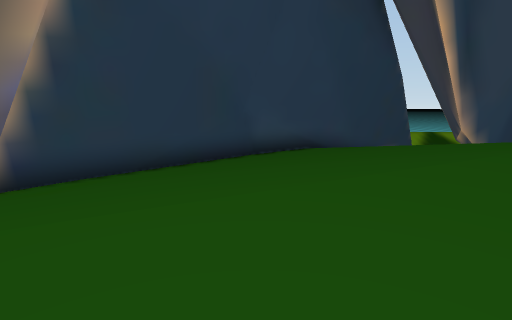
View 1 (above)

13 first-person views from a walk through a 3-D level made in the Unity game engine. The camera is 1.5 m above the floor, tilts 8° down and sees 70° across. The floor is counted in squares, 1 m on a side. Each view is taken from the middle of a square. On the plan, view 1 faces up. The plan holds only what a view shows up to about 16 squares ahead; the rest is blank. The place goes on beyond the plan. Some surface patterns are stand-ins.

View 2
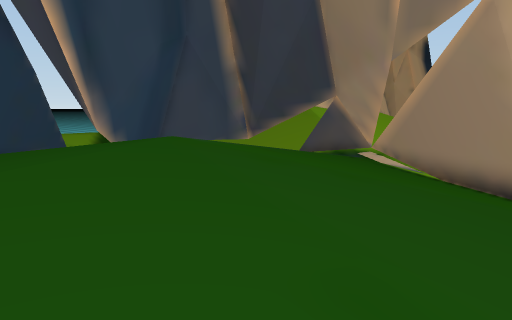

View 3
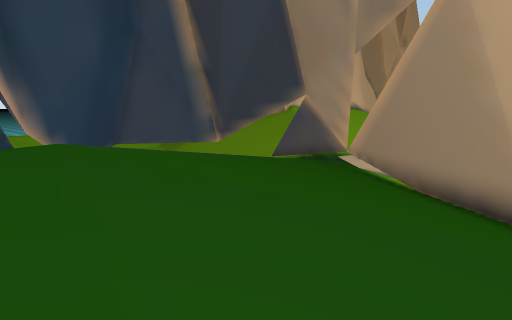

View 4
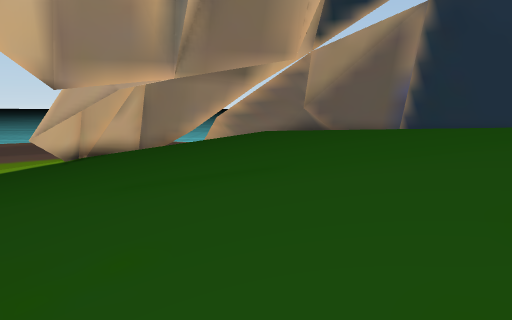

View 5
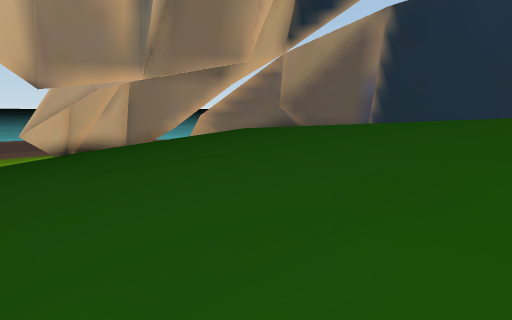

View 6
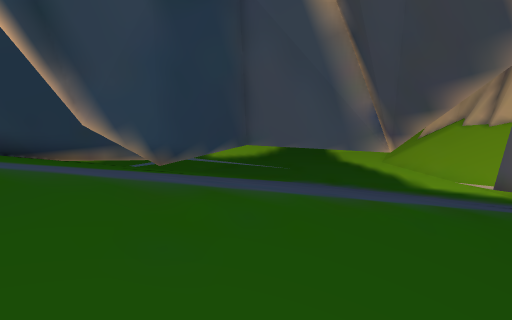

View 7
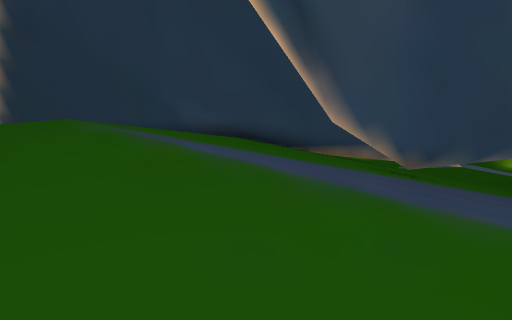

View 8
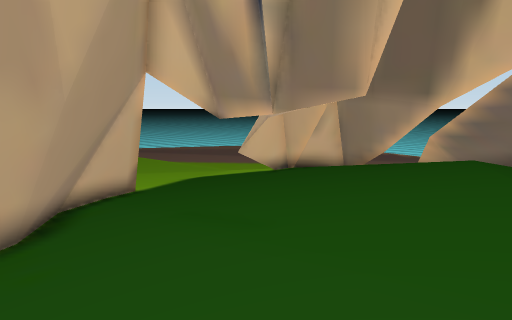

View 9
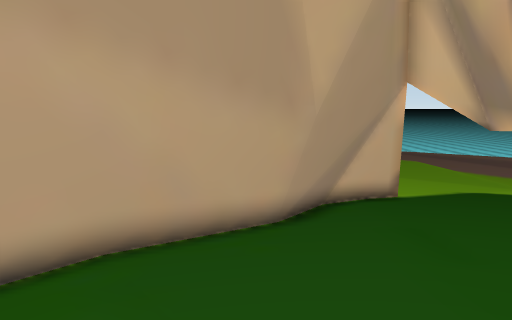

View 10
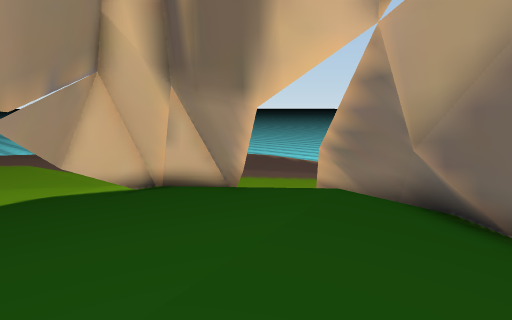

View 11
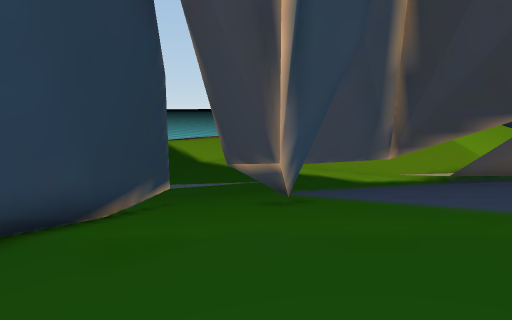

View 12
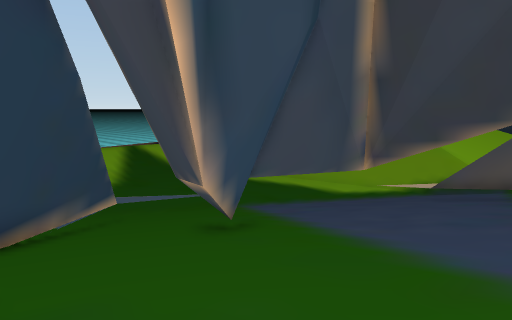

View 13
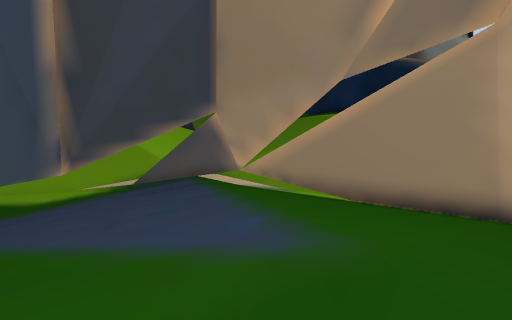

### Floor plan
Key: @ floor where view 1 was taken; # wall or solid block; . main floor; : floor 0.25 m higher than the main floor; - floor 0.25 m lower than the main floor; + floor 0.5 m higher than the main floor; _ floor 0.5 m lower than the main floor; < floor 0.75 m lower than the main floor; ( floor 1 m lower than the main floor; ! floor 1.25 m lower than the main floor; ? floor 1.5 m lower than the main floor; = window, fence, low wall or low ledge; ^ raised ledge.
Columns run from 9 left of view 1 to 18 right of it. Each row starts with its distance up from view 1.
 19               ^^^^^^^^^^^^^^
 18               ^^^^^^^^^^^^^^
 17              ^^^#     ^^^^^^
 16               ^#? ^    ^^^^^
 15              ^#(!#^^#^  ^^^^
 14            ^##((##^#?##^^^^^
 13          ^^##_<<###(!!?#^ ^^
 12         ^##--__###(((!!?# ^^
 11        ^##--.--___<<(((!#^^^
 10       ^#_---...--__<<((((#^^
  9      ^#__--......--__<<((#^^
  8     ^##_--....:...--___<(#^^
  7     ##_--....::::...-_<(##^^
  6    ^#_--....::++:..-__<(#^^^
  5    ##--....:::::..--_< #^^^^
  4   ^#_--...........-_<(##^^^^
  3   =#--...........-__<(#^
  2  =##-------....--__<(#^
  1 ###  ----------___<<#^
  0 =#  #____@______<<##^
 -1 ^  ^#<<<<<<<<<<<(##^
 -2   ^#<(((<<<<<<((##^
 -3   =#(((((((((((#^
 -4  ^##((((( ((((#^
 -5   ##!!!#  !!!##^
 -6   =##??#  ???#^
 -7    ^###    ###^
 -8    ^^^   ^^#^^
 -9    ^^^^^^^^^

Positions as (right, up) in squares from view 1, and headings:
1: (0, 0), facing up
2: (2, 0), facing up-right
3: (4, 0), facing up-right
4: (10, 1), facing left
5: (11, 2), facing left
6: (11, 3), facing up
7: (12, 4), facing up-left
8: (8, 5), facing down-left
9: (7, 6), facing down
10: (1, 6), facing down-left
11: (1, 7), facing up-right
12: (3, 7), facing up-right
13: (3, 7), facing right
